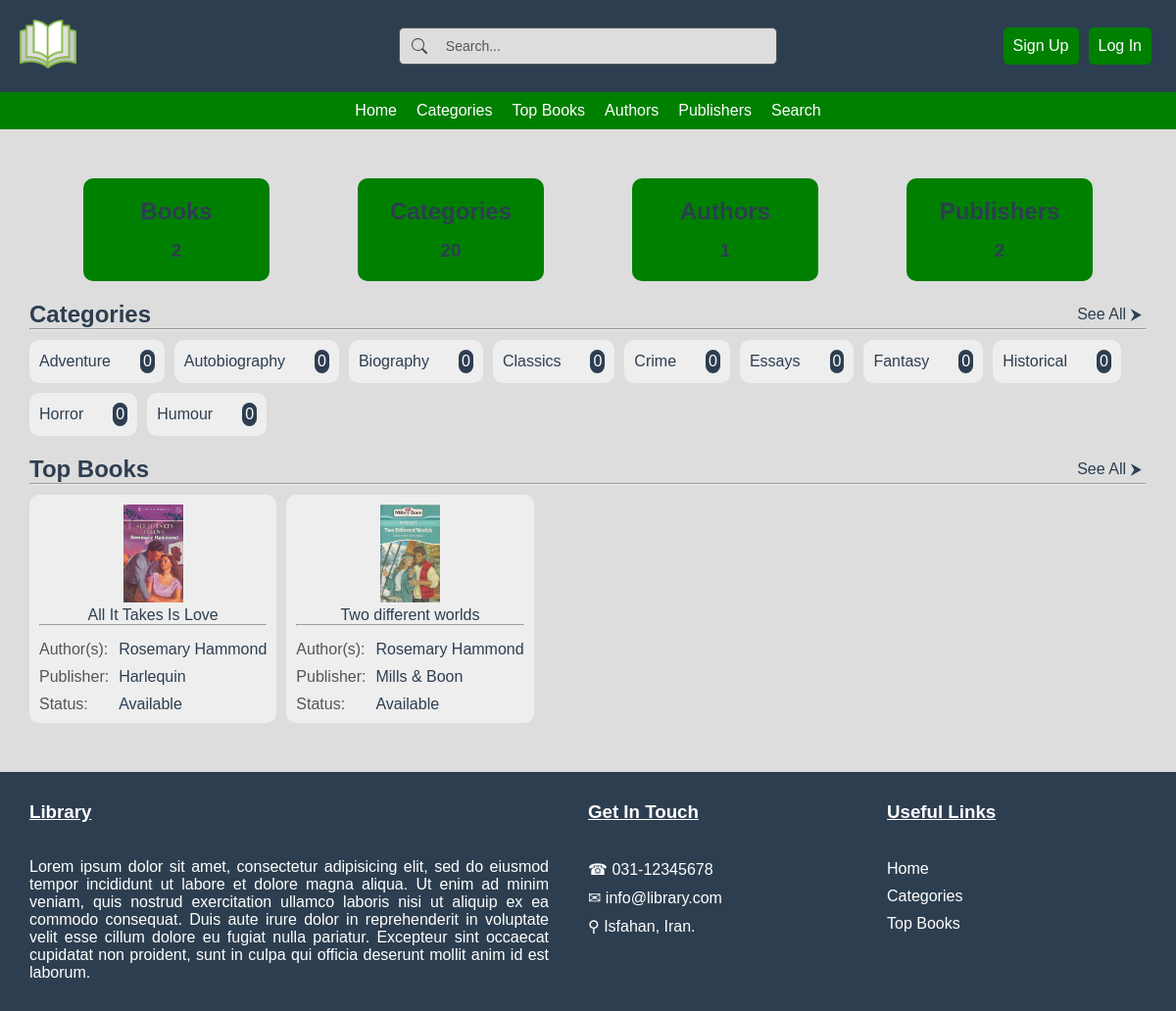
The page / on the database its author committed.
### core/models.py (models this page shows, shortened)
class Category(models.Model):
    name = models.CharField(max_length=30, verbose_name="Name")
    description = models.TextField(
        verbose_name="Description", null=True, blank=True)
    @property
    def num_books(self):
        return self.books.count()
    class Meta:
        verbose_name_plural = "Categories"

class Book(models.Model):
    title = models.CharField(max_length=400)
    authors = models.ManyToManyField(
        Person, related_name="written_books", verbose_name="Authors")
    translators = models.ManyToManyField(
        Person, related_name="translated_books", verbose_name="Translators", blank=True)
    publisher = models.ForeignKey(
        Publisher, related_name="books", verbose_name="Publisher", on_delete=models.CASCADE)
    categories = models.ManyToManyField(
        Category, related_name="books", verbose_name="Categories")
    year = models.IntegerField(verbose_name="Year Published")
    isbn10 = models.CharField(verbose_name="ISBN10",
                              max_length=10, null=True, blank=True, unique=True)
    isbn13 = models.CharField(verbose_name="ISBN13",
                              max_length=13, null=True, blank=True, unique=True)
    num_pages = models.IntegerField(
        verbose_name="Number of Pages", null=True, blank=True)
    description = models.TextField(
        verbose_name="Description", null=True, blank=True)
    edition = models.IntegerField(
        verbose_name="Edition", null=True, blank=True)
    image = models.ImageField(
        upload_to="images/books/", null=True, blank=True)
    @property
    def authors_names(self):
        return ', '.join(a.full_name for a in self.authors.all())

class Person(models.Model):
    first_name = models.CharField(max_length=50, verbose_name="First Name")
    last_name = models.CharField(max_length=50, verbose_name="Last Name")
    description = models.TextField(
        verbose_name="Description", null=True, blank=True)
    image = models.ImageField(
        upload_to="images/people/", null=True, blank=True)
    @property
    def full_name(self):
        return f"{self.first_name} {self.last_name}"
    class Meta:
        verbose_name_plural = "People"

class Publisher(models.Model):
    name = models.CharField(max_length=50, verbose_name="Name")
    description = models.TextField(
        verbose_name="Description", null=True, blank=True)
    image = models.ImageField(
        upload_to="images/publishers/", null=True, blank=True)

### core/views.py (the view)
# urls.py: path('', views.home, name="home"),
def home(request):
    categories = Category.objects.all().order_by('name')[:10]
    books = Book.objects.all()[:10]
    num_categories = Category.objects.all().count()
    num_books = Book.objects.all().count()
    num_authors = Person.objects.all().count()
    num_publishers = Publisher.objects.all().count()
    context = {
        'stat': {
            'categories': num_categories,
            'books': num_books,
            'authors': num_authors,
            'publishers': num_publishers
        },
        'categories': categories,
        'books': books
    }
    return render(request, 'core/home.html', context)

### core/templates/core/home.html (shortened to what this page needs)
{% extends "core/base.html" %}
{% load static %}
{% block content %}
<main>
	<div class="home-stat-section">
		<div class="card">
			<h2>Books</h2>
			<h3>{{ stat.books }}</h3>
		</div>
		<div class="card">
			<h2>Categories</h2>
			<h3>{{ stat.categories }}</h3>
		</div>
		<div class="card">
			<h2>Authors</h2>
			<h3>{{ stat.authors }}</h3>
		</div>
		<div class="card">
			<h2>Publishers</h2>
			<h3>{{ stat.publishers }}</h3>
		</div>
	</div>
	<div class="home-section">
		<div class="home-section-title">
			<h2>Categories</h2>
			<a href="#">See All</a>
		</div>
		<hr>
		<div class="home-section-content">
			{% for category in categories %}
			<a href="#">
				<div class="card category">
					<p>{{ category.name }}</p>
					<p class="count">{{ category.num_books }}</p>
				</div>
			</a>
			{% endfor %}
		</div>
	</div>
	<div class="home-section">
		<div class="home-section-title">
			<h2>Top Books</h2>
			<a href="#">See All</a>
		</div>
		<hr>
		<div class="home-section-content">
			{% for book in books %}
				<div class="card book">
					<a href="{% url "book" book.id %}">
					<img src="{{ book.image.url }}" alt="Book" height="100px" width="auto">
					<p>{{ book.title }}</p>
					</a>
					<hr>
					<div class="book-detail">
						<span class="book-detail-title">Author(s):</span>
						<a href="#"><span class="book-detail-value">{{ book.authors_names }}</span></a>
						<span class="book-detail-title">Publisher:</span>
						<a href="#"><span class="book-detail-value">{{ book.publisher.name }}</span></a>
						<span class="book-detail-title">Status:</span>
						<span class="book-detail-value">Available</span>
					</div>
				</div>
			{% endfor %}
		</div>
	</div>
</main>
{% endblock content %}

### core/static/core/css/style.css (style rules this page uses)
* { margin: 0; padding: 0; font-family: Verdana, Geneva, Tahoma, sans-serif; }
a:where(:link, :visited) { text-decoration: none; }
main { background-color: #ddd; padding: 30px; }
.home-stat-section { display: flex; justify-content: space-around; flex-wrap: wrap; gap: 20px; padding: 20px; }
.home-stat-section .card { background-color: hsl(120, 100%, 25%); color: #2D3E50; padding: 10px; border-radius: 10px; text-align: center; padding: 20px; min-width: 150px; display: flex; flex-direction: column; gap: 15px; }
.home-section { margin-bottom: 20px; }
.home-section-title { display: flex; justify-content: space-between; color: #2D3E50; }
.home-section-title a:where(:link, :visited) { text-decoration: none; color: #2D3E50; padding: 5px; border-radius: 5px; }
.home-section-title a::after { content: " ⮞"; }
.home-section-content { display: flex; justify-content: flex-start; flex-wrap: wrap; gap: 10px; padding-top: 10px; }
.home-section-content a:where(:link, :visited) { text-decoration: none; }
.card { background-color: #eee; color: #2D3E50; padding: 10px; border-radius: 10px; }
.category { display: flex; justify-content: space-between; align-items: center; gap: 30px; }
p.count { background-color: #2D3E50; color: #fff; border-radius: inherit; padding: 3px; }
.book { text-align: center; color: #2D3E50; }
.book a:where(:link, :visited) { text-decoration: none; color: #2D3E50; }
.book-detail { padding-top: 15px; text-align: justify; display: grid; grid-template-columns: auto auto; gap: 10px; }
.book-detail-title { color: #555; }
.book-detail-value { color: #2D3E50; }

### rows shown on the page
Category: name "Adventure", num_books "0"
Category: name "Autobiography", num_books "0"
Category: name "Biography", num_books "0"
Category: name "Classics", num_books "0"
Category: name "Crime", num_books "0"
Category: name "Essays", num_books "0"
Category: name "Fantasy", num_books "0"
Category: name "Historical", num_books "0"
Category: name "Horror", num_books "0"
Category: name "Humour", num_books "0"
Book: image (picture), title "All It Takes Is Love", authors_names "Rosemary Hammond", publisher.name "Harlequin"
Book: image (picture), title "Two different worlds", authors_names "Rosemary Hammond", publisher.name "Mills & Boon"
